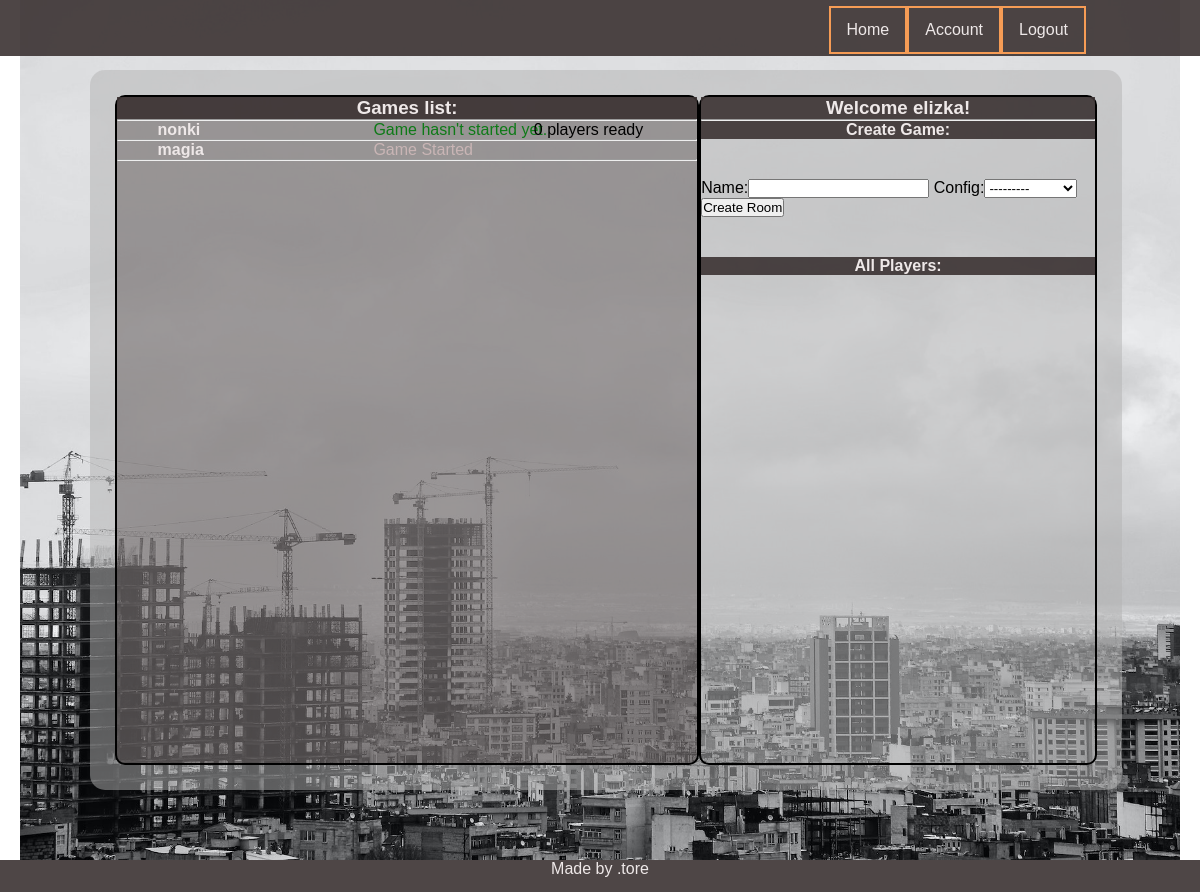
/player/home/s (signed in), run on an earlier commit of the app's database.
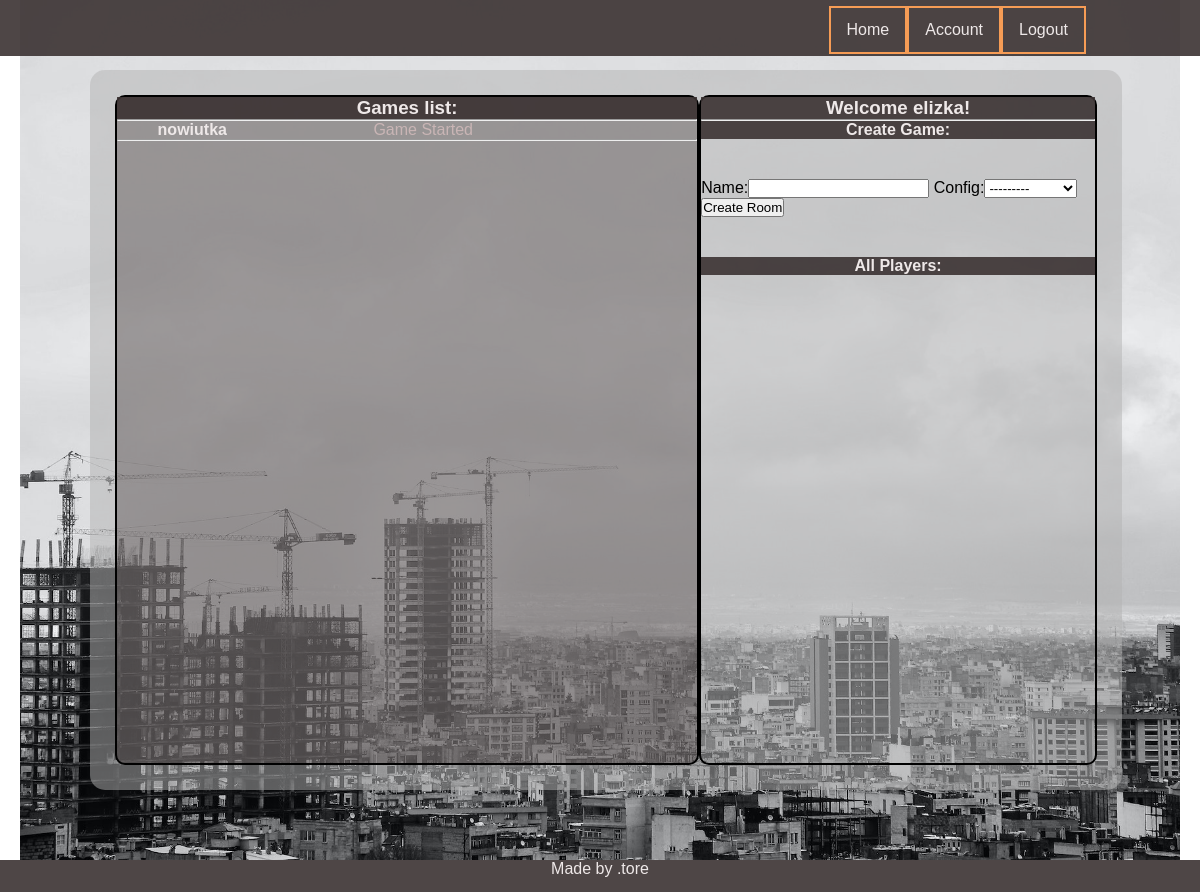
And on a later commit of the database.
### game/models.py (models this page shows, shortened)
class Game(models.Model):
    name = models.CharField(max_length=150)
    host = models.CharField(max_length=10)
    config = models.ForeignKey(Config, on_delete=models.CASCADE, related_name='game_config', blank=True, null=True)
    is_played = models.BooleanField(default=False)
    max_players = models.IntegerField(default=4)
    who_is_ready = models.ManyToManyField(Player, related_name="guys_ready", blank=True)
    who_is_playing = models.ManyToManyField(Player, related_name="guys_playing", blank=True)
    turn = models.IntegerField(default=1)
    turn_of_player = models.ForeignKey(Player, on_delete=models.CASCADE, related_name='czyja_tura', blank=True,
                                       null=True)
    @property
    def how_many_players_ready(self):
        return self.who_is_ready.count()

### player/views.py (the view)
# urls.py: path('home/s', home, name='home'),
@login_required
def home(request):
    usr = request.user.username
    player = Player.objects.get(parent=usr)
    games = Game.objects.all()
    form = CreateGame
    args = {'usr': usr, 'games': games, 'form': form, 'player':player}
    return render(request, 'player/home.html', args)

### game/models.py (called while the page is built)
    def __str__(self):
        return self.name

### player/models.py (called while the page is built)
    def __str__(self):
        return self.nick

### templates/player/home.html (shortened to what this page needs)
{% extends 'base.html' %} {% load static %}  {% block css %}
<link rel="stylesheet" href="{% static 'css/home.css' %}" />
{% endblock %} {% block content %}
<section class="lobby">
  <div class="__header">
    <h3>Games list:</h3>
  </div>
  <hr />
  <ul class="games_list">
    {% for g in games %}
    <div class="game_list__container">
      <li class="game_list__game">
        <a class="game_list__room" href="{% url 'detail' g.id %}">
          <strong>{{g.name}}</strong>
        </a>
        {% if g.is_played %}
        <span class="__game_status --gray">Game Started</span>
        {% else %}
        <span class="__game_status --green">Game hasn't started yet.</span>
        {% if g.how_many_players_ready == 4 %}
        <span class="__players_status --red"> Full</span> {% else %}
        <span class="__players_status">
          {{g.how_many_players_ready}} players ready{% endif %}
        </span>
        {% endif %}
      </li>
    </div>
    <hr />
    {% endfor %}
  </ul>
</section>
<section class="user_menu">
  <div class="__header">
    <h1>Welcome {{player}}!</h1>
  </div>
  <hr />
  <div class="__header">
    <h4>Create Game:</h4>
  </div>
  <form class="new_game_form" method="POST" action='{% url "new_room"%}'>
    {% csrf_token %} {{form}}
    <button type="submit" name="create" value="ok">Create Room</button>
  </form>
  <div class="__header">
    <h4>All Players:</h4>
  </div>
</section>
{% endblock %}

What changed in the data, as far as the page shows it:
removed Game: name "nonki", how_many_players_ready "0"
removed Game: name "magia", is_played "Game Started"
added Game: name "nowiutka", is_played "Game Started"
